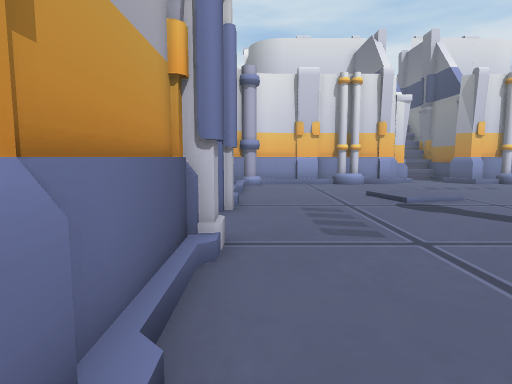
[1] (above)

14 first-person views from a walk through a scene from a Unity 3-D project. The camera is 1.3 m above the floor, tilts 6° down and sees 75° across. The floor is counted in squares, 1 m on a side. Each view is taken from the middle of a square. On the plan, view 1 faces up. The plan holds only what a view shows up to about 14 squares ahead; the rest is blank. The place goes on beyond the plan. The player is left out. Door leaves are left out, so doorways stand open. Some surface patterns are stand-ins.

[2]
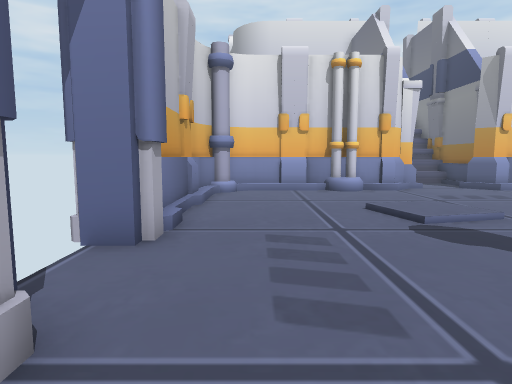

[3]
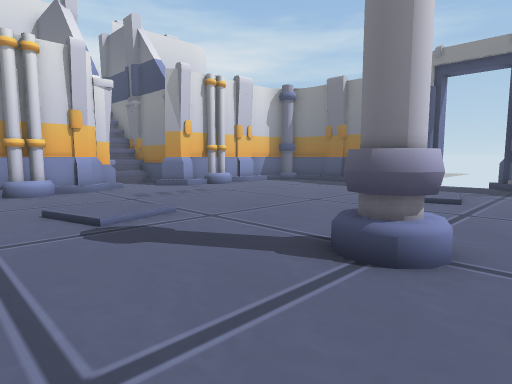

[4]
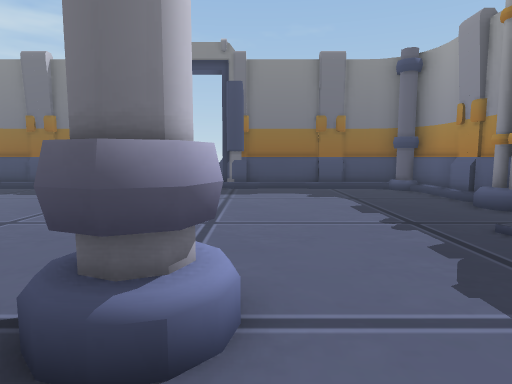

[5]
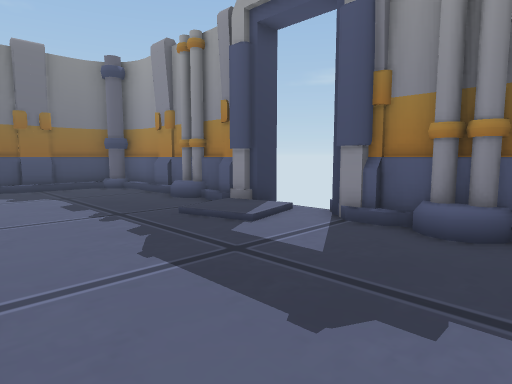

[6]
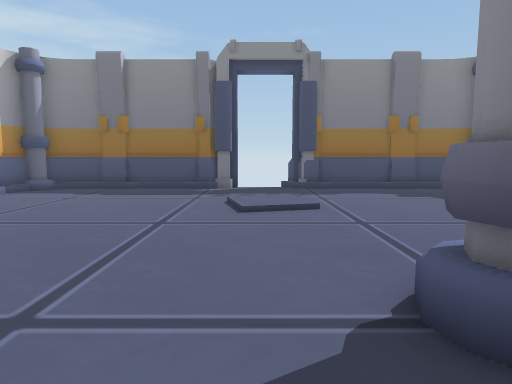

[7]
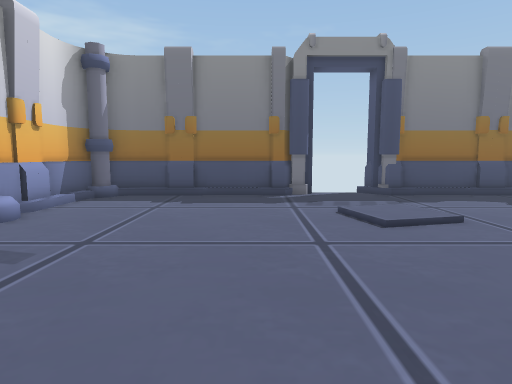

[8]
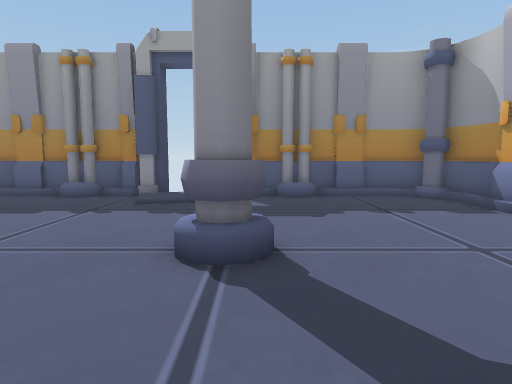

[9]
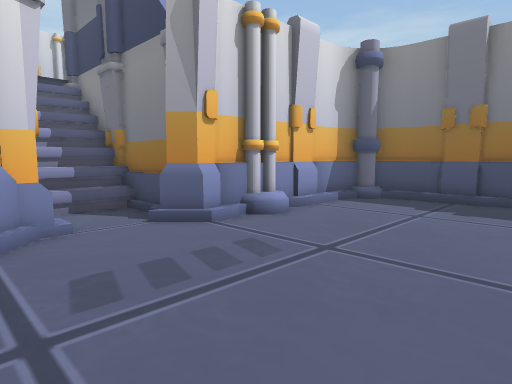

[10]
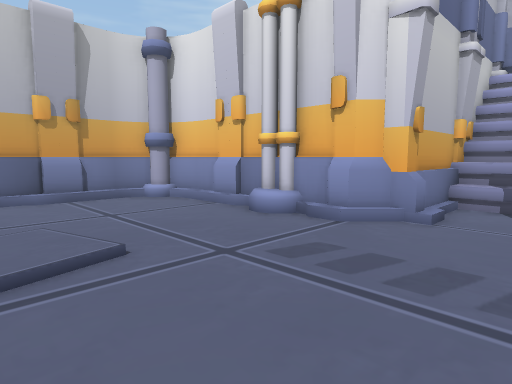

[11]
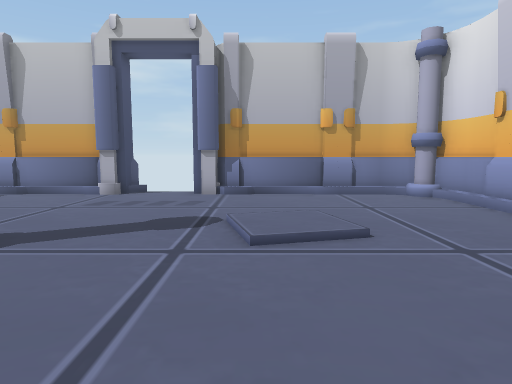

[12]
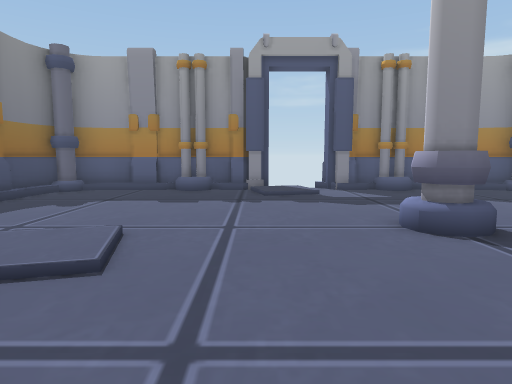

[13]
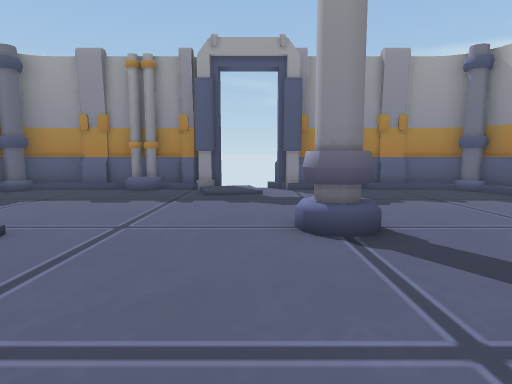

[14]
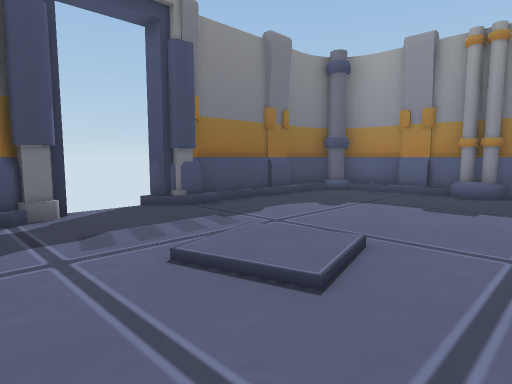

### Floor plan
Key: @ floor where view 1 was taken; # wall or solid block; . main floor; : floor 0.25 m higher than the main floor; / step, stairs or slope; D open door; = window, fence, low wall or low ledge; ^ raised ledge.
Columns run from 2 left of view 1 to 19 right of it. Each row starts with its distance up from view 1.
 21          ####
 20          #^^^#
 19          #..=#
 18          #..=#
 17        ###=.###
 16  ########....########
 15  ##................##
 14  #..................#
 13  #..................#
 12  #..................#
 11  #..../:/...........#
 10  #..../:/...........#
  9  #..................#
  8 ##..................##
  7  D............/:/...DD
  6  D............/:/...DD
  5 ##......##..........##
  4  #..................#
  3  #..................#
  2  #..................#
  1  #..................#
  0  #@.................#
 -1  #......../:/.......#
 -2  ##...##///://##...##
 -3   #######DDD########

Where each view was taken, in squares from view 1:
view 1: 0 up, 0 right, facing up
view 2: 3 up, 1 right, facing up
view 3: 3 up, 2 right, facing up-right
view 4: 4 up, 4 right, facing right
view 5: 4 up, 3 right, facing down-right
view 6: 7 up, 4 right, facing right
view 7: 10 up, 5 right, facing right
view 8: 10 up, 6 right, facing down
view 9: 10 up, 6 right, facing up-right
view 10: 10 up, 10 right, facing up-left
view 11: 10 up, 11 right, facing left
view 12: 11 up, 10 right, facing down
view 13: 11 up, 8 right, facing down
view 14: 10 up, 10 right, facing down-right
